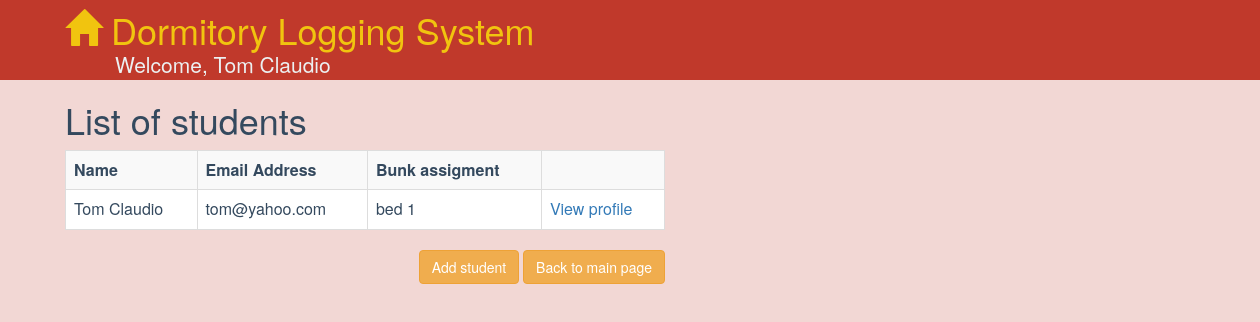
Before: /students/ (signed in) with the older database file.
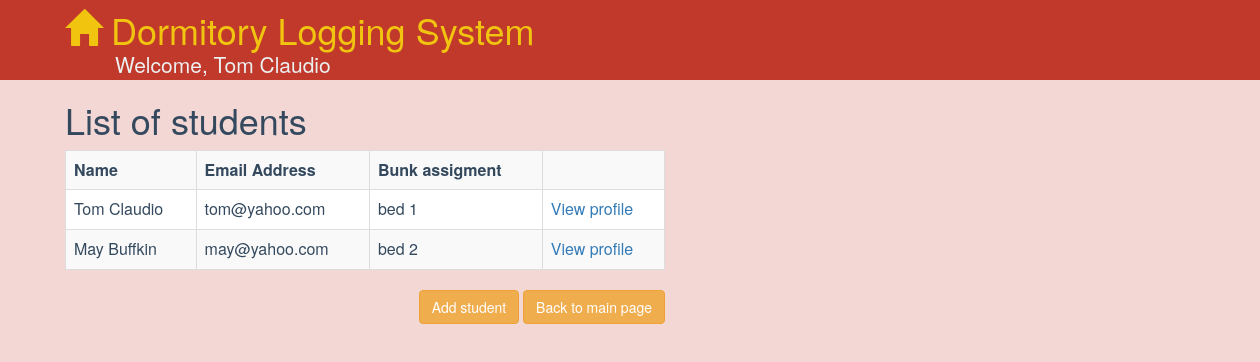
After: the same page with the newer database file.
### dormitory/models.py (models this page shows, shortened)
class Student(models.Model):
    user = models.OneToOneField(User, on_delete=models.CASCADE)
    course = models.CharField(max_length=32)
    contact_no = models.CharField(max_length=16, verbose_name="Contact Number")
    birth_date = models.DateField(null=True, blank=True)
    mother_name = models.CharField(max_length=64)
    mother_contact = models.CharField(max_length=16, verbose_name="Contact Number")
    father_name = models.CharField(max_length=64)
    father_contact = models.CharField(max_length=16, verbose_name="Contact Number")
    guardian_name = models.CharField(max_length=64)
    guardian_contact = models.CharField(max_length=16, verbose_name="Contact Number")
    bunk = models.OneToOneField(Bunk)

class Bunk(models.Model):
    code = models.CharField(max_length=12, unique=True)
    objects = BunkManager()

### dormitory/views.py (the view)
@login_required
def list_students(request):
    students = Student.objects.all()
    return render(request, 'student_list.html', {'students': students})

### dormitory/templates/student_list.html
{% extends 'base.html' %}
{% block content %}
<div class="row" style="margin-left:50px; max-width:600px">
    <h1 id="app-title">List of students</h1>
    <table class="table table-bordered table-striped">
        <tr>
            <th>Name</th>
            <th>Email Address</th>
            <th>Bunk assigment</th>
            <th></th>
        </tr>
        {% for student in students %}
            <tr>
                <td>{{student.user.first_name}} {{student.user.last_name}}</td>
                <td>{{student.user.email}}</td>
                <td>{{student.bunk.code}}</td>
                <td><a href="{% url 'student_profile' student.user.username %}">View profile</a></td>
            </tr>
        {% endfor %}
    </table>
    <div class="pull-right" style="margin-bottom: 10px">
        <a class="btn btn-warning" role="button" href="{% url 'add_student' %}">Add student</a>
        <a class="btn btn-warning" role="button" href="{% url 'index' %}">Back to main page</a>
    </div>
</div>
{% endblock %}

Changed rows visible on the page:
added Student: user.first_name "May", user.last_name "Buffkin", user.email "may@yahoo.com", bunk.code "bed 2"
